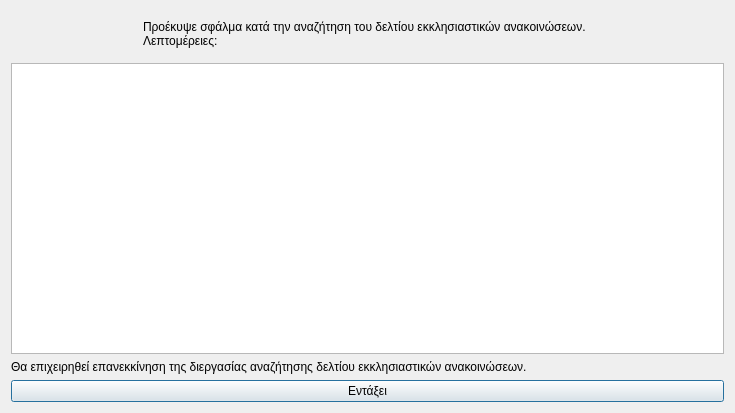
<?xml version="1.0" encoding="UTF-8"?>
<ui version="4.0">
 <class>Dialog</class>
 <widget class="QDialog" name="Dialog">
  <property name="geometry">
   <rect>
    <x>0</x>
    <y>0</y>
    <width>735</width>
    <height>413</height>
   </rect>
  </property>
  <property name="windowTitle">
   <string>Σφάλμα στην διεργασία αναζήτησης δελτίου εκκλησιαστικών ανακοινώσεων</string>
  </property>
  <property name="windowIcon">
   <iconset resource="../../../../icons.qrc">
    <normaloff>:/rest-windows/assets/images/rest-windows/information.png</normaloff>:/rest-windows/assets/images/rest-windows/information.png</iconset>
  </property>
  <layout class="QGridLayout" name="gridLayout">
   <item row="0" column="0">
    <widget class="QFrame" name="frame">
     <property name="styleSheet">
      <string notr="true">QFrame{border:0px;}</string>
     </property>
     <property name="frameShape">
      <enum>QFrame::StyledPanel</enum>
     </property>
     <property name="frameShadow">
      <enum>QFrame::Raised</enum>
     </property>
     <layout class="QHBoxLayout" name="horizontalLayout">
      <item>
       <widget class="QLabel" name="image_label">
        <property name="maximumSize">
         <size>
          <width>117</width>
          <height>117</height>
         </size>
        </property>
        <property name="text">
         <string/>
        </property>
        <property name="pixmap">
         <pixmap resource="../../../../icons.qrc">:/rest-windows/assets/images/rest-windows/information.png</pixmap>
        </property>
        <property name="scaledContents">
         <bool>true</bool>
        </property>
       </widget>
      </item>
      <item>
       <widget class="QLabel" name="label">
        <property name="text">
         <string>Προέκυψε σφάλμα κατά την αναζήτηση του δελτίου εκκλησιαστικών ανακοινώσεων.
Λεπτομέρειες:</string>
        </property>
        <property name="alignment">
         <set>Qt::AlignJustify|Qt::AlignVCenter</set>
        </property>
       </widget>
      </item>
     </layout>
    </widget>
   </item>
   <item row="3" column="0">
    <widget class="QPushButton" name="ok">
     <property name="text">
      <string>Εντάξει</string>
     </property>
     <property name="icon">
      <iconset resource="../../../../icons.qrc">
       <normaloff>:/rest-windows/assets/images/rest-windows/ok.png</normaloff>:/rest-windows/assets/images/rest-windows/ok.png</iconset>
     </property>
    </widget>
   </item>
   <item row="1" column="0">
    <widget class="QPlainTextEdit" name="details"/>
   </item>
   <item row="2" column="0">
    <widget class="QLabel" name="label_2">
     <property name="text">
      <string>Θα επιχειρηθεί επανεκκίνηση της διεργασίας αναζήτησης δελτίου εκκλησιαστικών ανακοινώσεων.</string>
     </property>
     <property name="alignment">
      <set>Qt::AlignJustify|Qt::AlignVCenter</set>
     </property>
    </widget>
   </item>
  </layout>
 </widget>
 <tabstops>
  <tabstop>details</tabstop>
  <tabstop>ok</tabstop>
 </tabstops>
 <resources>
  <include location="../../../../icons.qrc"/>
  <include location="../../../../icons.qrc"/>
  <include location="../../../../icons.qrc"/>
  <include location="../../../../icons.qrc"/>
  <include location="../../../../icons.qrc"/>
 </resources>
 <connections/>
</ui>
